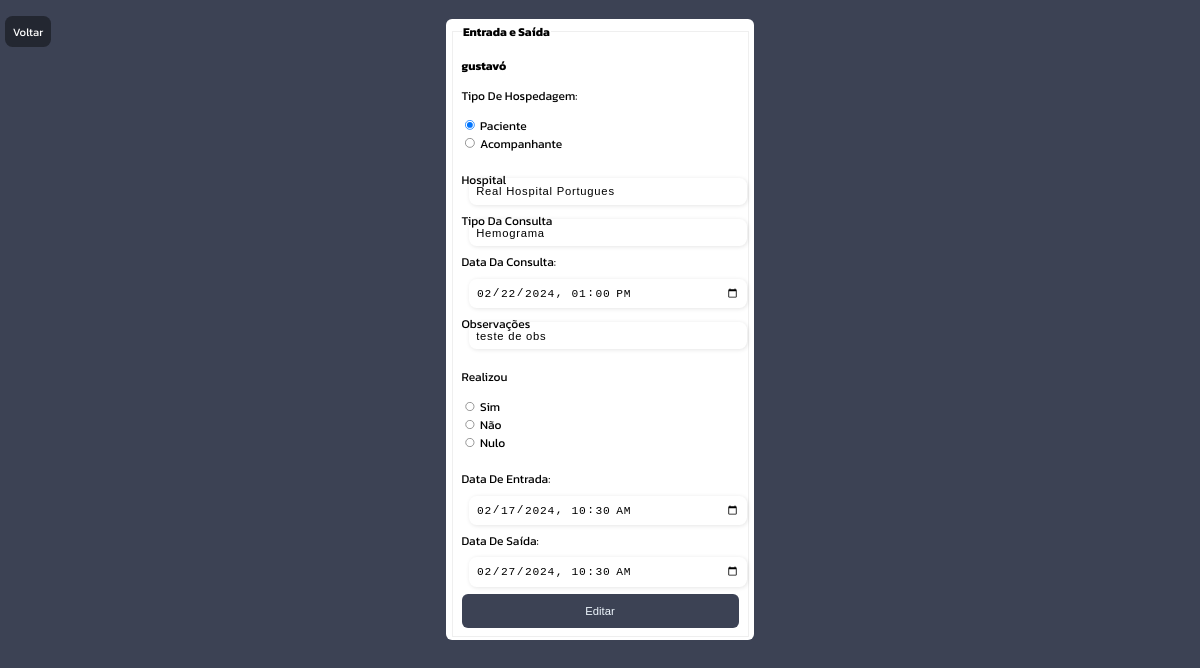
Page /casai/entrada-editar.php?id=1 (signed in) on the committed database.
### tables this page shows
CREATE TABLE IF NOT EXISTS `entradas` (
`identradas` int(11) NOT NULL,
  `nome` varchar(45) DEFAULT NULL,
  `etnia` varchar(45) DEFAULT NULL,
  `tipo_Hospedagem` varchar(12) NOT NULL,
  `hospital` varchar(45) DEFAULT NULL,
  `tipo_Consulta` varchar(20) DEFAULT NULL,
  `data_consulta` datetime DEFAULT NULL,
  `observacoes` varchar(45) DEFAULT NULL,
  `realizou` varchar(3) DEFAULT NULL,
  `data_Entrada` datetime DEFAULT NULL,
  `data_Saida` datetime DEFAULT NULL
);

### casai/entrada-editar.php (the view, shortened to what this page needs)
<?php
    if(!empty($_GET['id']))
    {
        include_once('config.php');
        $id = $_GET['id'];
        $sqlSelect = "SELECT * FROM entradas WHERE identradas=$id";
        $result = $conexao->query($sqlSelect);
        if($result-> num_rows > 0)
        {
            while($entradas_data = mysqli_fetch_assoc($result))
            {
                $nome = $entradas_data['nome'];
                $tipo_hospedagem = $entradas_data['tipo_Hospedagem'];
                $hospital = $entradas_data['hospital'];
                $tipo_consulta = $entradas_data['tipo_Consulta'];
                $data_consulta = $entradas_data['data_consulta'];
                $observacoes = $entradas_data['observacoes'];
                $realizou = $entradas_data['realizou'];
                $data_entrada = $entradas_data['data_Entrada'];
                $data_saida = $entradas_data['data_Saida'];
            }
        }
        else
        {
            header('Location: historico-entradas.php');
        }
    }
?>
<!DOCTYPE html>
<html lang="pt-br">
<head>
    <link rel="stylesheet" href="assets//css/style.css">
</head>
<body>
    <div class="voltar">
        <a href="historico-entradas.php">Voltar</a>
    </div>
    <div class="box">
        <form action="entrada-edicao.php" method="POST">
            <fieldset>
                <legend><b>Entrada e Saída</b></legend>
                <div class="inputBox">
                    <p><b><?php echo $nome ?></b></p>
                </div>
                <div class="genderInputs">
                    <div class="genderTitle">
                        <p>Tipo De Hospedagem:</p>
                    </div>
                    <div class="tipo-hospedagem-group">
                        <div class="tipo-hospedagem-input">
                            <input id="Paciente" type="radio" name="tipo_hospedagem" value="Paciente" <?php echo $tipo_hospedagem == 'Paciente' ? 'checked' : '' ?> required>
                            <label for="Paciente">Paciente</label>
                        </div>
                        <div class="gender-input">
                            <input id="Acompanhante" type="radio" name="tipo_hospedagem" value="Acompanhante" <?php echo $tipo_hospedagem == 'Acompanhante' ? 'checked' : '' ?> required>
                            <label for="Acompanhante">Acompanhante</label>
                        </div>
                    </div>
                </div>
                <br>
                <div class="inputBox">
                    <input type="text" name="hospital" id="hospital" class="inputUser" maxlength="45" placeholder="" value="<?php echo $hospital ?>">
                    <label for="hospital" class="lableInput">Hospital</label>
                </div>
                <div class="inputBox">
                    <input type="text" name="tipo_consulta" id="tipo_consulta" class="inputUser" maxlength="20" value="<?php echo $tipo_consulta ?>">
                    <label for="tipo_consulta" class="lableInput">Tipo Da Consulta</label>
                </div>
                <div class="inputBox">
                    <label for="data_consulta">Data Da Consulta:</label>
                    <input type="datetime-local" name="data_consulta" id="data_consulta" class="inputUser" value="<?php echo $data_consulta ?>">
                </div>
                <div class="inputBox">
                    <input type="text" name="observacoes" id="observacoes" class="inputUser" placeholder="" maxlength="45" value="<?php echo $observacoes ?>">
                    <label for="observaco" class="lableInput">Observações</label>
                </div>
                <div class="genderInputs">
                    <div class="genderTitle">
                        <p>Realizou</p>
                    </div>
                    <div class="realizou-group">
                        <div class="realizou-input">
                            <input id="Sim" type="radio" name="realizou" value="Sim" <?php echo $realizou == 'Sim' ? 'checked' : '' ?> required>
                            <label for="Sim">Sim</label>
                        </div>
                        <div class="realizou-input">
                            <input id="Não" type="radio" name="realizou" value="Não" <?php echo $realizou == 'Não' ? 'checked' : '' ?> required>
                            <label for="Não">Não</label>
                        </div>
                        <div class="realizou-input">
                            <input id="Nulo" type="radio" name="realizou" value="" <?php echo $realizou == 'Nulo' ? 'checked' : '' ?> required>
                            <label for="Nulo">Nulo</label>
                        </div>
                    </div>
                </div>
                <br>
                <div class="inputBox">
                    <label for="data_entrada">Data De Entrada:</label>
                    <input type="datetime-local" name="data_entrada" id="data_entrada" class="inputUser" value="<?php echo $data_entrada ?>" required>
                </div>
                <div class="inputBox">
                    <label for="data_saida">Data De Saída:</label>
                    <input type="datetime-local" name="data_saida" id="data_saida" class="inputUser" value="<?php echo $data_saida ?>" required>
                </div>
                <input type="submit" name="update" id="update" value="Editar">
            </fieldset>
        </form>
    </div>
</body>
</html>

### casai/assets/css/style.css (style rules this page uses)
body,html { margin: 0px; padding: 0px; background-color: #3C4254; font-family: 'Kanit', sans-serif; }
.box { position: relative; background-color: #FFF; border-radius: 8px; color: aliceblue; padding: 5px; width: 80%; max-width: 400px; margin: 25px auto 0; }
#update { background-color: #3C4254; width: 100%; padding: 15px; border: none; border-radius: 8px; color: aliceblue; font-size: 15px; cursor: pointer; }
fieldset { color: black; }
.inputBox { position: relative; }
.inputUser { width: 95%; margin: 0.6rem; padding: 10px; border-radius: 10px; border: none; box-shadow: 1px 1px 6px #0000001c; font-size: 15px; letter-spacing: 1px; }
.lableInput { position: absolute; top: 0px; left: 0px; pointer-events: none; transition: .5s; }
.voltar { position: absolute; margin-top: 5px; margin-left: 5px; }
.voltar a { text-decoration: none; color: #FFF; font-size: 15px; margin: 2px; background-color: rgba(0, 0, 0, 0.414); padding: 10px; border-radius: 10px; }
@media screen and (max-width: 1400px) { body { zoom: 0.75; } }

### rows in the picture
entradas: nome "gustavó", tipo_Hospedagem "☑ Paciente", tipo_Hospedagem "☐ Acompanhante", hospital "Real Hospital Portugues", tipo_consulta "Hemograma", data_consulta "02/22/2024 13:00", observacoes "teste de obs", data_entrada "02/17/2024 10:30", data_saida "02/27/2024 10:30"
